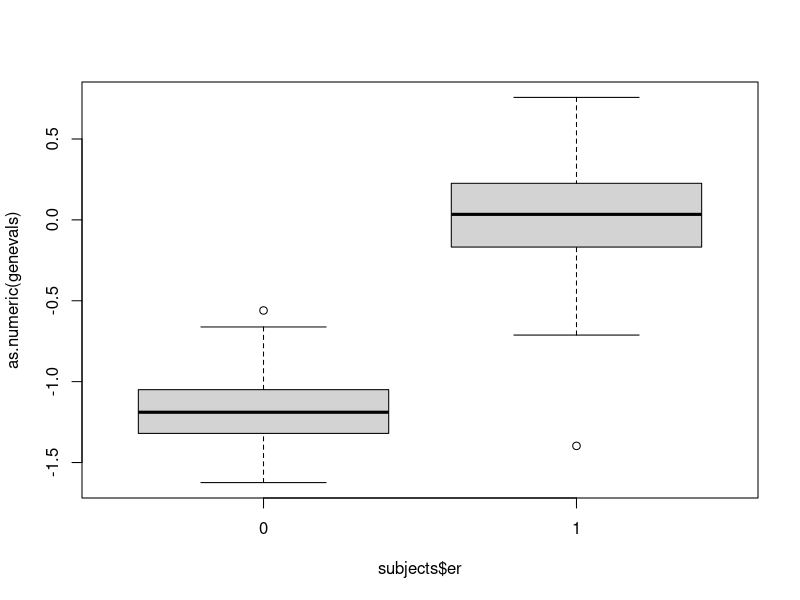
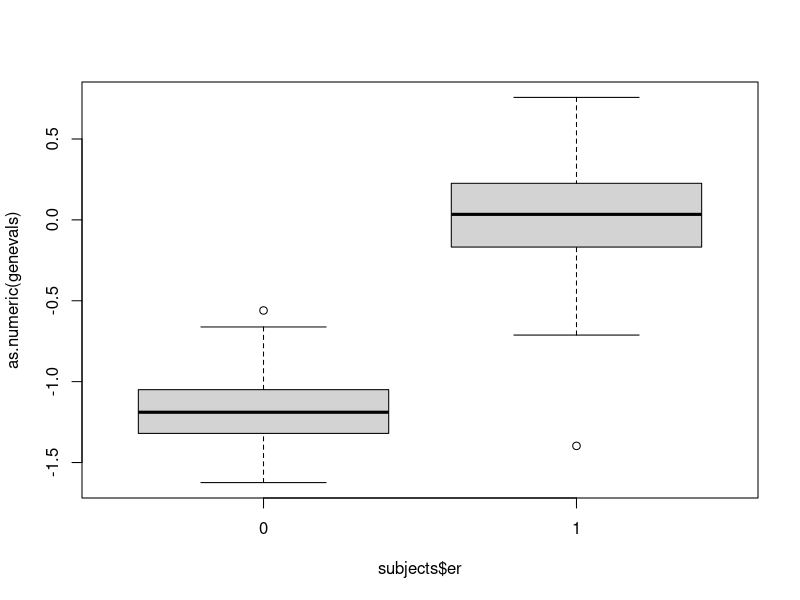

These charts were generated, in order, by the following R code:
## ---- chunk 1
evals <- read.delim("gene.expression.txt")
evals[1:2,1:5]
## ---- chunk 2
genes <- read.delim("gene.description.txt",stringsAsFactors = FALSE)
head(genes)
## ---- chunk 3
subjects <- read.delim("cancer.patients.txt",stringsAsFactors = FALSE)
head(subjects)
## ---- chunk 4
table(subjects$er)
## ---- chunk 5
subjects$er == 0
## ---- chunk 6
erNegPatients <- subjects[subjects$er == 0,]
head(erNegPatients)
## ---- chunk 7
View(erNegPatients)
## ---- chunk 8
sort(erNegPatients$grade)
## ---- chunk 9
myvec <- c(90,100,40,30,80,50,60,20,10,70)
myvec
order(myvec)
## ---- chunk 10
myvec[9]
myvec[8]
## ---- chunk 11
firstName  <- c("Adam", "Eve", "John", "Mary", "Peter", "Paul", "Joanna", "Matthew", "David", "Sally")
order(firstName)
## ---- chunk 12
myvec.ord <- myvec[order(myvec)]
myvec.ord
## ---- chunk 13
erNegPatientsByAge <- erNegPatients[order(erNegPatients$age),]
head(erNegPatientsByAge)
## ---- chunk 14
erNegPatientsByAge <- erNegPatients[order(erNegPatients$age,decreasing = TRUE),]
head(erNegPatientsByAge)
## ---- chunk 15



## ---- chunk 16
chr8Genes <- subset(genes, Chromosome=="chr8")
head(chr8Genes)
## ---- chunk 17
match("D", LETTERS)
grep("F", rep(LETTERS,2))
match("F", rep(LETTERS,2))
## ---- chunk 18
month.name
grep("ary",month.name)
grep("ber",month.name)
## ---- chunk 19
month.name %in% c("May", "June")
## ---- chunk 20
ind <- match("ESR1", genes$HUGO.gene.symbol)
genes[ind,]
probe <- genes[ind,1]
probe
## ---- chunk 21
match(probe, rownames(evals))
evals[match(probe, rownames(evals)), 1:10]
genevals <- evals[match(probe,rownames(evals)),]
class(genevals)
## ---- chunk 22
boxplot(as.numeric(genevals) ~ subjects$er)
## ---- chunk 23
t.test(as.numeric(genevals) ~ subjects$er)

## ---- chunk 24
genes    <- read.delim("gene.description.txt",stringsAsFactors = FALSE)
subjects <- read.delim("cancer.patients.txt",stringsAsFactors = FALSE)
evals    <- read.delim("gene.expression.txt")

ind      <- match("ESR1", genes[,2])
probe    <- genes[ind,1]
genevals <- evals[match(probe,rownames(evals)),]

boxplot(as.numeric(genevals) ~ subjects$er)
t.test(as.numeric(genevals) ~ subjects$er)
## ---- chunk 25

